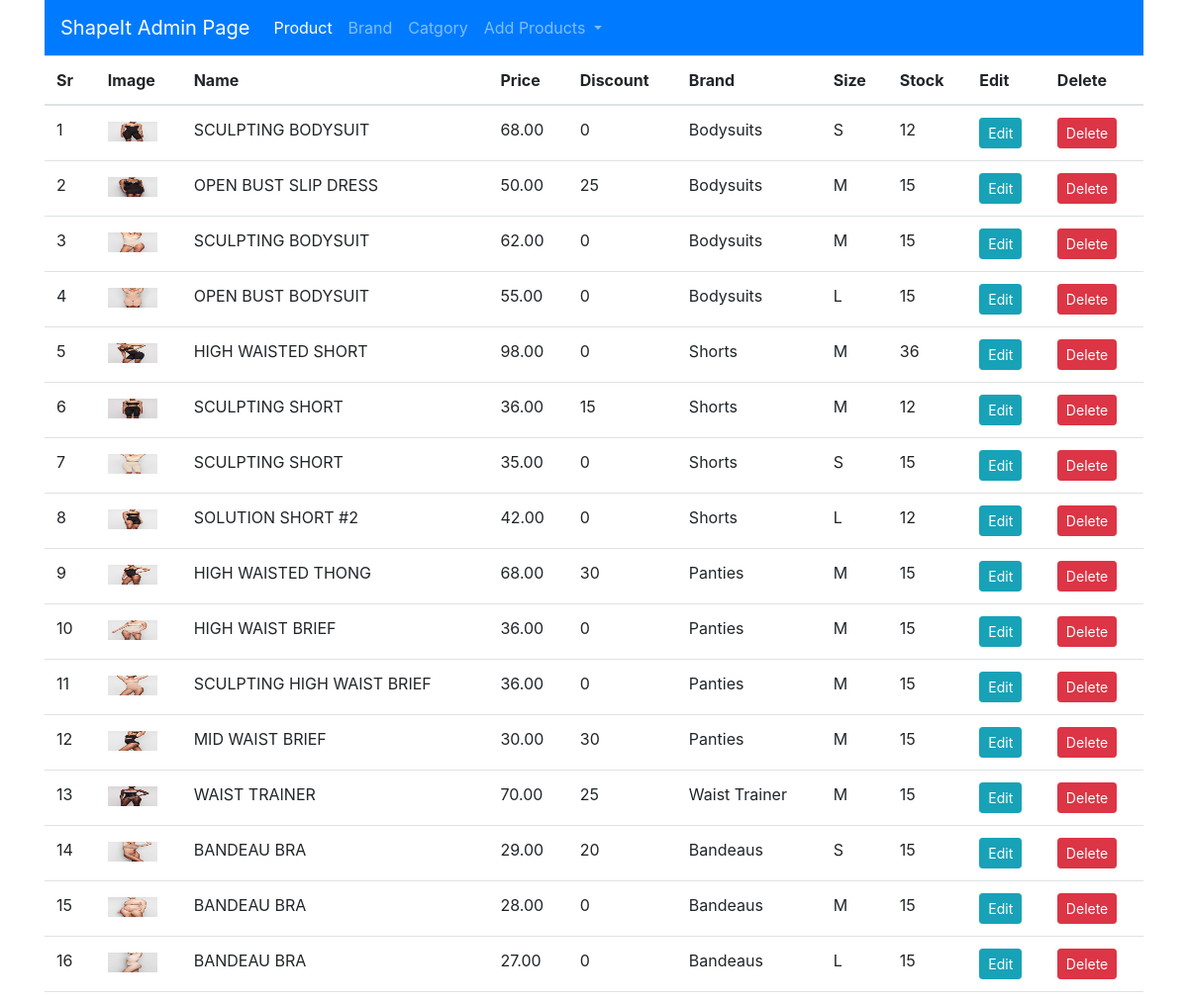
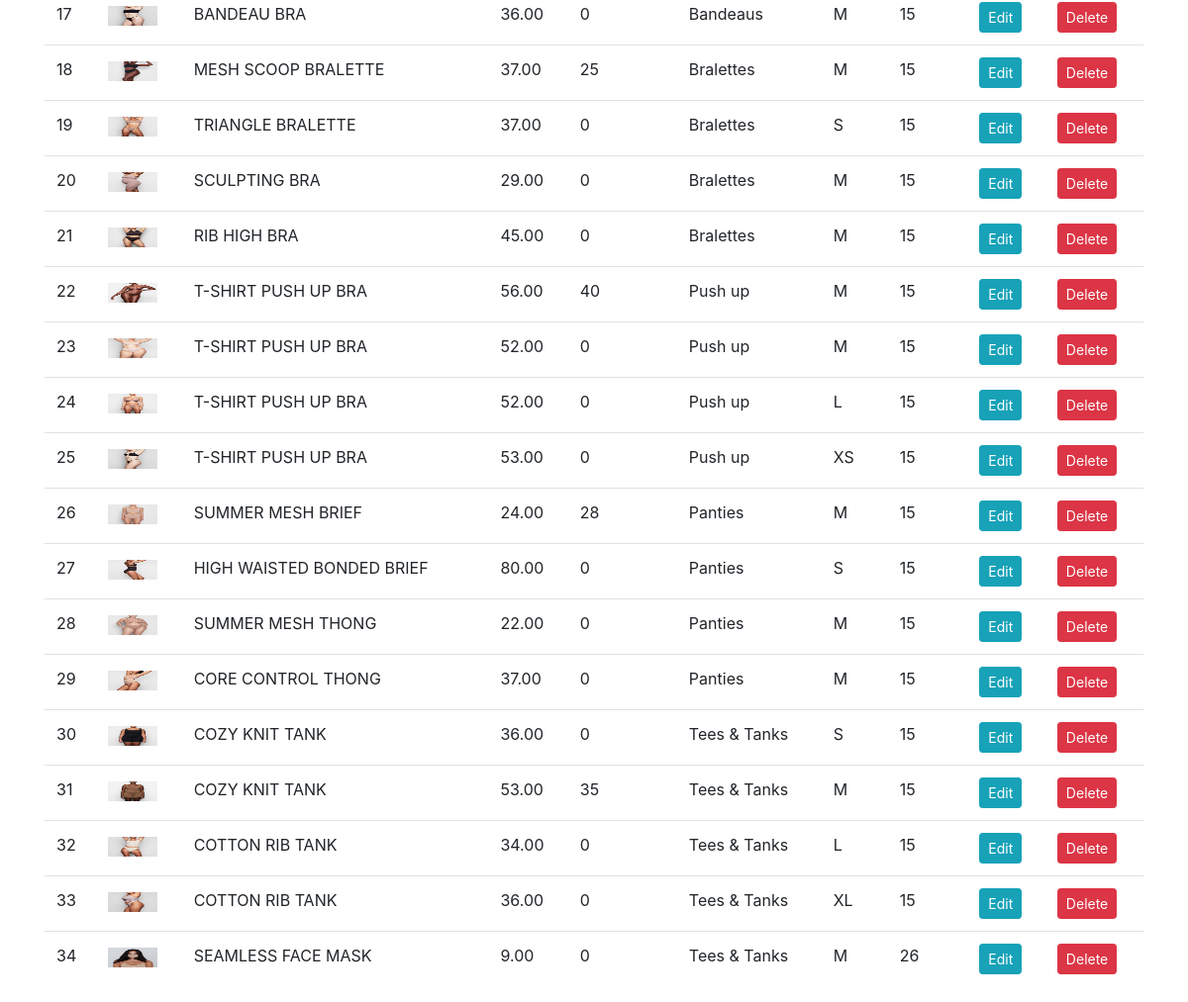
The page /admin on the database its author committed (2 pictures, top to bottom).
### shop/products/models.py (models this page shows, shortened)
class Addproduct(db.Model):
    __seachbale__ = ['name','desc']
    id = db.Column(db.Integer, primary_key=True)
    name = db.Column(db.String(80), nullable=False)
    price = db.Column(db.Numeric(10,2), nullable=False)
    discount = db.Column(db.Integer, default=0)
    stock = db.Column(db.Integer, nullable=False)
    colors = db.Column(db.Text, nullable=False)
    size = db.Column(db.Text, nullable=False)
    desc = db.Column(db.Text, nullable=False)
    pub_date = db.Column(db.DateTime, nullable=False,default=datetime.utcnow)
    category_id = db.Column(db.Integer, db.ForeignKey('category.id'),nullable=False)
    category = db.relationship('Category',backref=db.backref('categories', lazy=True))
    brand_id = db.Column(db.Integer, db.ForeignKey('brand.id'),nullable=False)
    brand = db.relationship('Brand',backref=db.backref('brands', lazy=True))
    image_1 = db.Column(db.String(150), nullable=False, default='image1.jpg')
    image_2 = db.Column(db.String(150), nullable=False, default='image2.jpg')
    image_3 = db.Column(db.String(150), nullable=False, default='image3.jpg')

class Category(db.Model):
    id = db.Column(db.Integer, primary_key=True)
    name = db.Column(db.String(30), unique=True, nullable=False)

### shop/admin/routes.py (the view)
@app.route('/admin')
def admin():
    products = Addproduct.query.all()
    return render_template('admin/index.html', title='Admin page',products=products)

### shop/templates/admin/index.html (shortened to what this page needs)
{% extends 'layout.html' %}
{% block content %}
<div class="container">
    <nav class="navbar navbar-expand-lg navbar navbar navbar-dark bg-primary">
        <a class="navbar-brand" href="{{url_for('admin')}}">ShapeIt Admin Page</a>
        <div class="collapse navbar-collapse" id="navbarNavDropdown">
          <ul class="navbar-nav">
            <li class="nav-item active">
              <a class="nav-link" href="{{url_for('admin')}}">Product <span class="sr-only">(current)</span></a>
            </li>
            <li class="nav-item">
              <a class="nav-link" href="{{url_for('brands')}}">Brand</a>
            </li>
            <li class="nav-item">
              <a class="nav-link" href="{{url_for('categories')}}">Catgory</a>
            </li>
           <li class="nav-item dropdown">
              <a class="nav-link dropdown-toggle" href="#" id="navbarDropdownMenuLink" role="button" data-toggle="dropdown" aria-haspopup="true" aria-expanded="false">
                Add Products
              </a>
            </li>
          </ul>
        </div>
      </nav>
</div>
<div class="container">
    <table class="table tbale-sm">
        <thead>
            <th>Sr</th>
            <th>Image</th>
            <th>Name</th>
            <th>Price</th>
            <th>Discount</th>
            <th>Brand</th>
            <th>Size</th>
            <th>Stock</th>
            <th>Edit</th>
            <th>Delete</th>
        </thead>
        <tbody>
          {% for product in products %}
          <tr>
            <td>{{loop.index}}</td>
            <td> <img src="{{url_for('static',filename='images/' + product.image_1)}}" alt="{{product.name}}" width="50" height="20"></td>
            <td>{{ product.name }}</td>
            <td>{{ product.price }}</td>
            <td>{{ product.discount }}</td>
            <td>{{ product.category.name}}</td>
            <td>{{ product.size}}</td>
            <td>{{ product.stock}}</td>
            <td> <a href="{{url_for('updateproduct', id=product.id)}}" class="btn btn-sm btn-info">Edit </a> </td>
            <td><button type="button" class="btn btn-danger btn-sm" data-toggle="modal" data-target="#exampleModal-{{product.id}}">
              Delete
            </button></td>
          </tr>
          {% endfor %}
        </tbody>
    </table>
</div>
{% endblock content %}

### shop/static/main.css (style rules this page uses)
body { padding: 0; background-color: ; }
.container { width:100%; }

### shop/static/profile.css (style rules this page uses)
body { margin: 0; }
a { color: black; }

### rows shown on the page
Addproduct: image_1 (picture), name "SCULPTING BODYSUIT", price "68.00", discount "0", category.name "Bodysuits", size "S", stock "12"
Addproduct: image_1 (picture), name "OPEN BUST SLIP DRESS", price "50.00", discount "25", category.name "Bodysuits", size "M", stock "15"
Addproduct: image_1 (picture), name "SCULPTING BODYSUIT", price "62.00", discount "0", category.name "Bodysuits", size "M", stock "15"
Addproduct: image_1 (picture), name "OPEN BUST BODYSUIT", price "55.00", discount "0", category.name "Bodysuits", size "L", stock "15"
Addproduct: image_1 (picture), name "HIGH WAISTED SHORT", price "98.00", discount "0", category.name "Shorts", size "M", stock "36"
Addproduct: image_1 (picture), name "SCULPTING SHORT", price "36.00", discount "15", category.name "Shorts", size "M", stock "12"
Addproduct: image_1 (picture), name "SCULPTING SHORT", price "35.00", discount "0", category.name "Shorts", size "S", stock "15"
Addproduct: image_1 (picture), name "SOLUTION SHORT #2", price "42.00", discount "0", category.name "Shorts", size "L", stock "12"
Addproduct: image_1 (picture), name "HIGH WAISTED THONG", price "68.00", discount "30", category.name "Panties", size "M", stock "15"
Addproduct: image_1 (picture), name "HIGH WAIST BRIEF", price "36.00", discount "0", category.name "Panties", size "M", stock "15"
Addproduct: image_1 (picture), name "SCULPTING HIGH WAIST BRIEF", price "36.00", discount "0", category.name "Panties", size "M", stock "15"
Addproduct: image_1 (picture), name "MID WAIST BRIEF", price "30.00", discount "30", category.name "Panties", size "M", stock "15"
Addproduct: image_1 (picture), name "WAIST TRAINER", price "70.00", discount "25", category.name "Waist Trainer", size "M", stock "15"
Addproduct: image_1 (picture), name "BANDEAU BRA", price "29.00", discount "20", category.name "Bandeaus", size "S", stock "15"
Addproduct: image_1 (picture), name "BANDEAU BRA", price "28.00", discount "0", category.name "Bandeaus", size "M", stock "15"
Addproduct: image_1 (picture), name "BANDEAU BRA", price "27.00", discount "0", category.name "Bandeaus", size "L", stock "15"
Addproduct: image_1 (picture), name "BANDEAU BRA", price "36.00", discount "0", category.name "Bandeaus", size "M", stock "15"
Addproduct: image_1 (picture), name "MESH SCOOP BRALETTE", price "37.00", discount "25", category.name "Bralettes", size "M", stock "15"
Addproduct: image_1 (picture), name "TRIANGLE BRALETTE", price "37.00", discount "0", category.name "Bralettes", size "S", stock "15"
Addproduct: image_1 (picture), name "SCULPTING BRA", price "29.00", discount "0", category.name "Bralettes", size "M", stock "15"
Addproduct: image_1 (picture), name "RIB HIGH BRA", price "45.00", discount "0", category.name "Bralettes", size "M", stock "15"
Addproduct: image_1 (picture), name "T-SHIRT PUSH UP BRA", price "56.00", discount "40", category.name "Push up", size "M", stock "15"
Addproduct: image_1 (picture), name "T-SHIRT PUSH UP BRA", price "52.00", discount "0", category.name "Push up", size "M", stock "15"
Addproduct: image_1 (picture), name "T-SHIRT PUSH UP BRA", price "52.00", discount "0", category.name "Push up", size "L", stock "15"
Addproduct: image_1 (picture), name "T-SHIRT PUSH UP BRA", price "53.00", discount "0", category.name "Push up", size "XS", stock "15"
Addproduct: image_1 (picture), name "SUMMER MESH BRIEF", price "24.00", discount "28", category.name "Panties", size "M", stock "15"
Addproduct: image_1 (picture), name "HIGH WAISTED BONDED BRIEF", price "80.00", discount "0", category.name "Panties", size "S", stock "15"
Addproduct: image_1 (picture), name "SUMMER MESH THONG", price "22.00", discount "0", category.name "Panties", size "M", stock "15"
Addproduct: image_1 (picture), name "CORE CONTROL THONG", price "37.00", discount "0", category.name "Panties", size "M", stock "15"
Addproduct: image_1 (picture), name "COZY KNIT TANK", price "36.00", discount "0", category.name "Tees & Tanks", size "S", stock "15"
Addproduct: image_1 (picture), name "COZY KNIT TANK", price "53.00", discount "35", category.name "Tees & Tanks", size "M", stock "15"
Addproduct: image_1 (picture), name "COTTON RIB TANK", price "34.00", discount "0", category.name "Tees & Tanks", size "L", stock "15"
Addproduct: image_1 (picture), name "COTTON RIB TANK", price "36.00", discount "0", category.name "Tees & Tanks", size "XL", stock "15"
Addproduct: image_1 (picture), name "SEAMLESS FACE MASK", price "9.00", discount "0", category.name "Tees & Tanks", size "M", stock "26"
